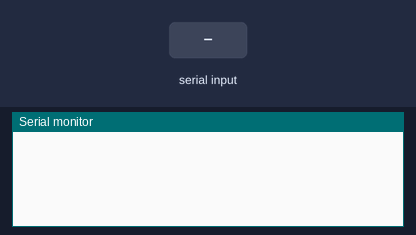
The sketch below on a simulated Arduino Uno, built with avr-gcc and run on an emulated ATmega328P. Parts: the last lines printed to the serial monitor. Inputs (shaded band) come from the test bench.

Above: at 1.2 s.
1.3 s: "90,45,200," received over Serial
At 2.7 s:
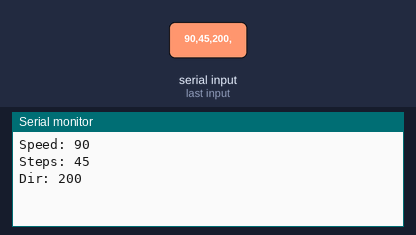
3.8 s: "30,150,10," received over Serial
At 5.8 s:
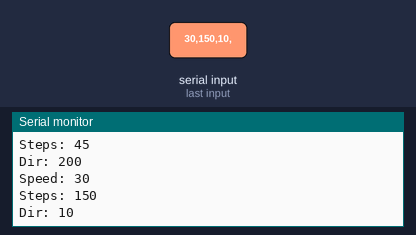

Measured:
- after the input at 1.3 s, the serial monitor: prints a new line after 1.0 s (image 1)
- after the input at 3.8 s, the serial monitor: prints a new line after 1.0 s (image 2)

The sketch:

Motor_Stepper.ino
```cpp
/*
  Stepper Motor Control - one revolution

  This program drives a unipolar or bipolar stepper motor.
  The motor is attached to digital pins 8 - 11 of the Arduino.

  The motor should revolve one revolution in one direction, then
  one revolution in the other direction.


  Created 11 Mar. 2007
  Modified 30 Nov. 2009
  by Tom Igoe

*/

#include <Stepper.h>

const int stepsPerRevolution = 200;  // change this to fit the number of steps per revolution
// for your motor

// initialize the stepper library on pins 8 through 11:
Stepper myStepper(stepsPerRevolution, 8, 9, 10, 11);

int speed = 60;
int steps = 0;
int dir = 1;

void setup() {
  // set the speed at 60 rpm:
  myStepper.setSpeed(speed);
  // initialize the serial port:
  Serial.begin(9600);
}

void loop() {
  if (Serial.available()) {
    parse();
  }
}

void execute() {
  // step one revolution  in one direction:
  myStepper.setSpeed(speed);
  if (dir == 1) {
    myStepper.step(steps);
  }
  if (dir == 2) {
    myStepper.step(-steps);
  }

  speed = 0;
  steps = 0;
  dir = 1;
}

void parse() {
  String first  = Serial.readStringUntil(',');
  Serial.read(); //next character is comma, so skip it using this
  String second = Serial.readStringUntil(',');
  Serial.read();
  String third  = Serial.readStringUntil('\n');

  speed = first.toInt();
  steps = second.toInt();
  dir = third.toInt();

  Serial.print("Speed: ");
  Serial.println(speed);
  Serial.print("Steps: ");
  Serial.println(steps);
  Serial.print("Dir: ");
  Serial.println(dir);

  execute();
}
```
